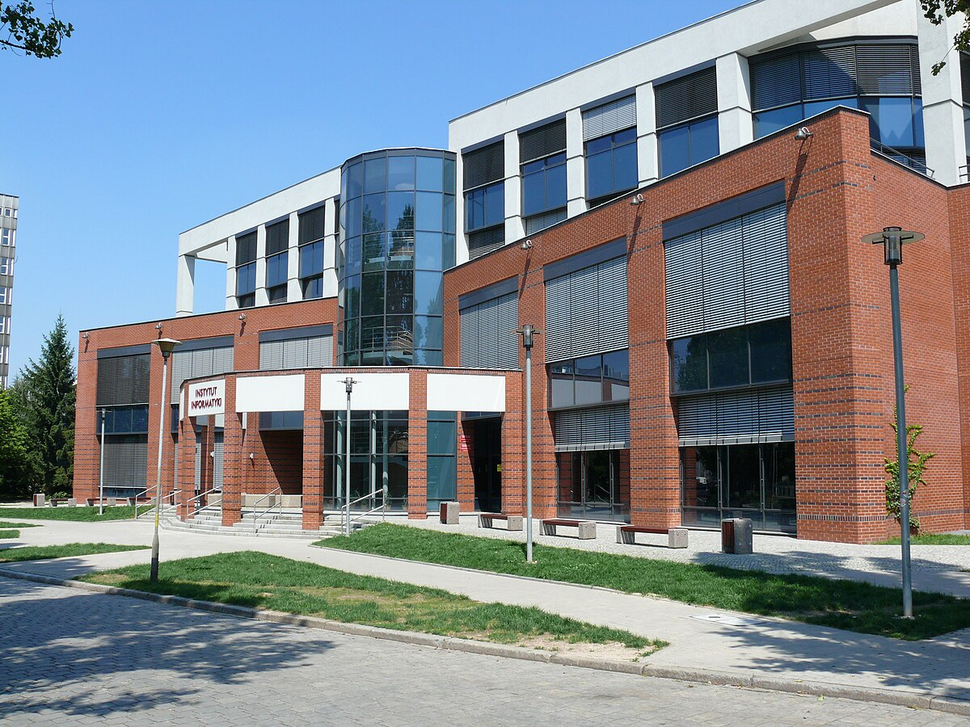
#> input picture Kurs Rozszerzony języka Python/lista10/image.png, 970 x 727 px, shrunk from 1200 x 900 before the run
$ python zad4.py
#> lines starting #> are read from the running program, lines starting #| are printed output that depends on the picture; after the words box and inside, x2 and y2 are one past the last pixel; in counts of white or black regions, pixels touching at a corner belong together
#> further down, img is the input picture: shape (727, 970, 3) float32; mean R, G, B 0.493, 0.527, 0.557
import numpy as np
import matplotlib.image as mpimg
import matplotlib.pyplot as plt

'''
Rezulaty dzialania programu nie sa najladniejsze,
ale wykorzystuja numpy oraz spelniaja warunki zadania.
'''

def is_gray(img):
    E = 0.08
    r = img[:, :, 0].copy()
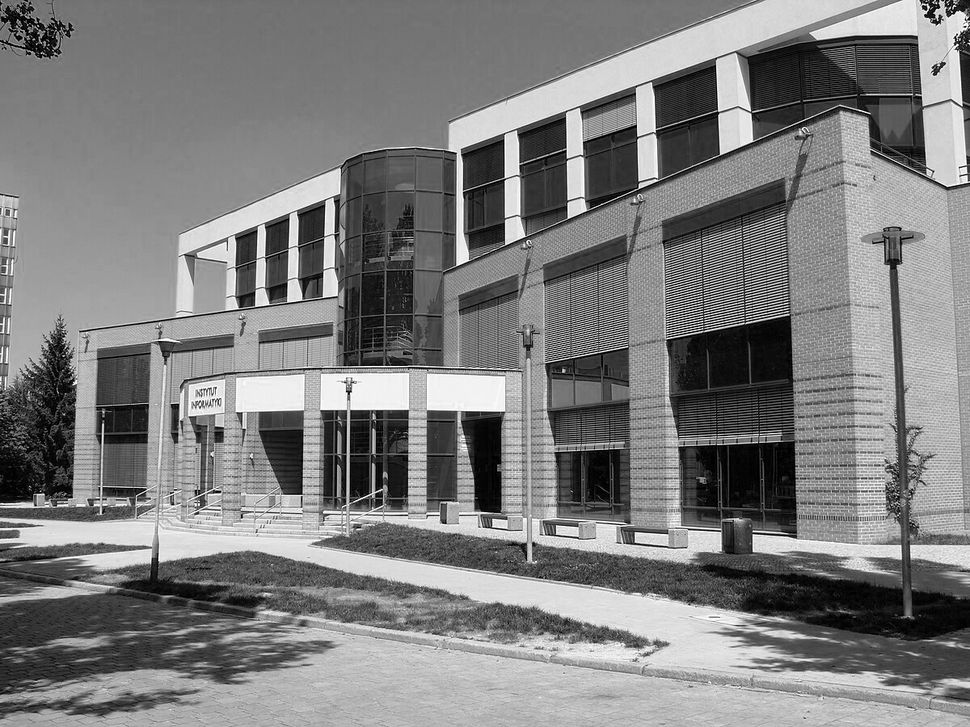
#> r: shape (727, 970) float32; min 0, max 1, mean 0.493
    g = img[:, :, 1].copy()
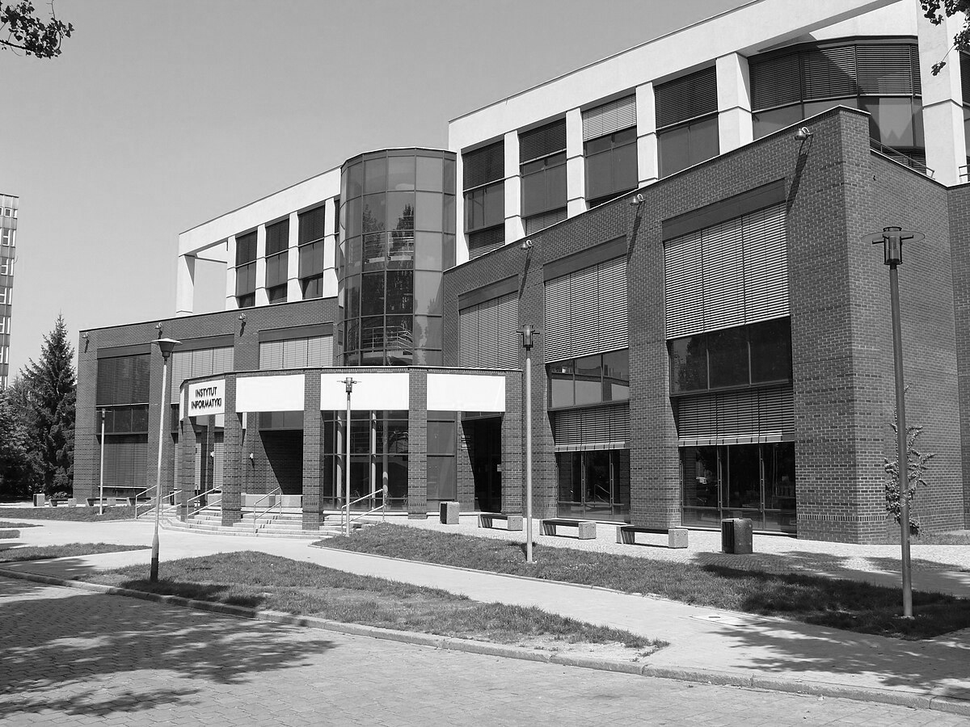
#> g: shape (727, 970) float32; min 0, max 1, mean 0.527
    b = img[:, :, 2].copy()
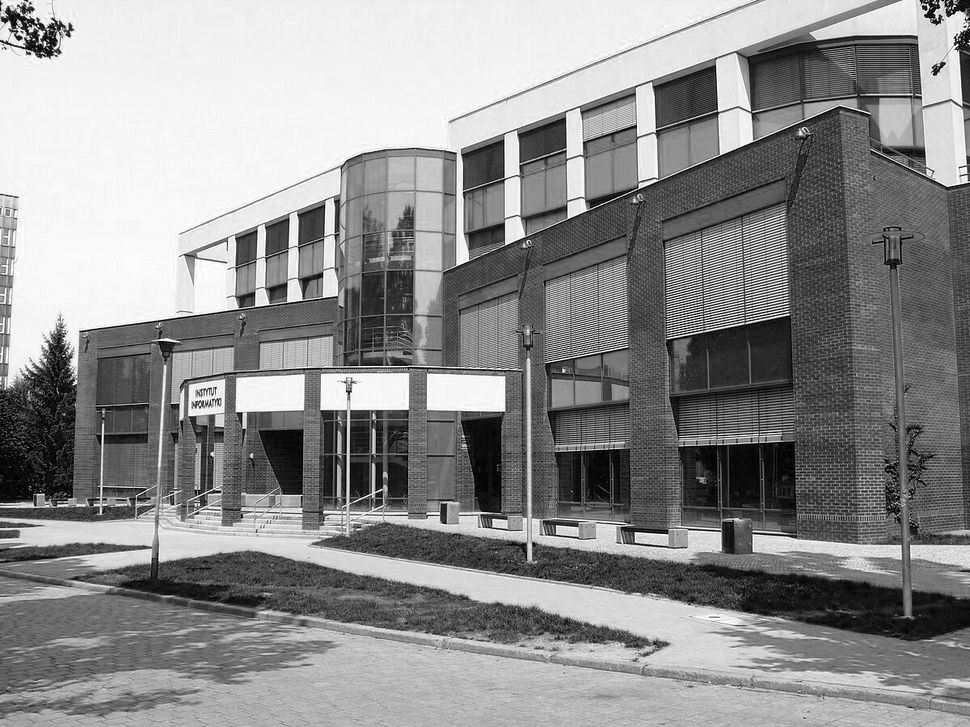
#> b: shape (727, 970) float32; min 0, max 1, mean 0.557
    return np.logical_and(abs(r - g) < E, abs(r - b) < E, abs(g - b) < E)
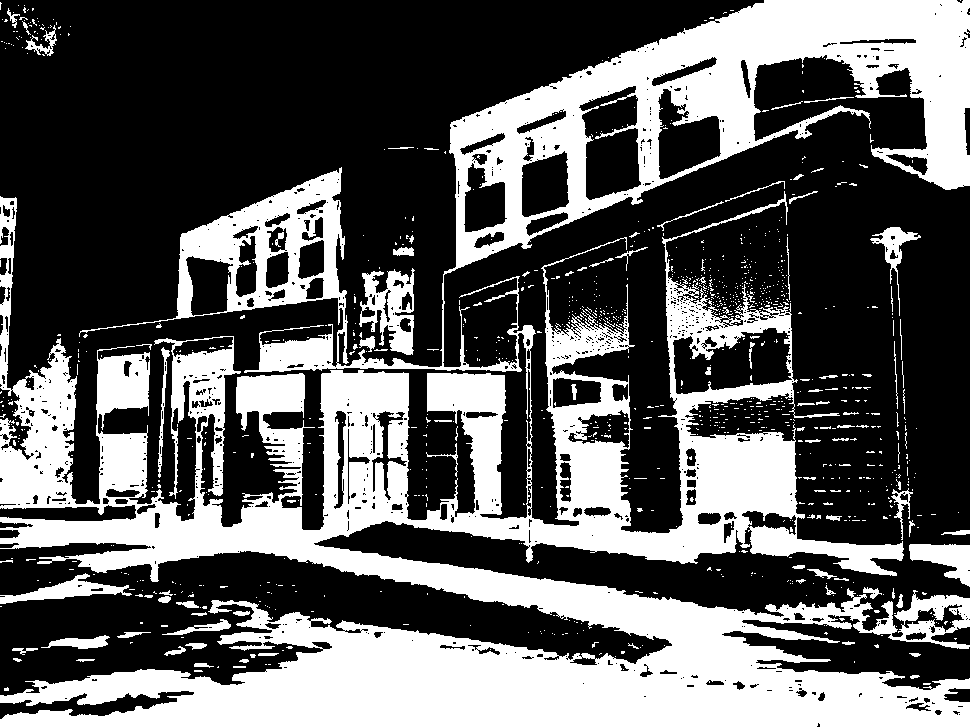
#> returned value: shape (727, 970) bool; 36.6% white; 1030 white regions (931 under 20 px), largest, box (x1, y1, x2, y2) and area: (0, 0, 970, 727) 242537, (359, 268, 415, 355) 2517, (909, 544, 970, 587) 1446

def get_mask(img, cords):
    SHIFT = 70

    colors = img.copy()
    colors[cords] = 0

    mask = colors.copy()
    mask = np.where(mask == 0, np.roll(colors, SHIFT, axis=0), mask)
    mask = np.where(mask == 0, np.roll(colors, -SHIFT, axis=0), mask)
    mask = np.where(mask == 0, np.roll(colors, SHIFT, axis=1), mask)
    mask = np.where(mask == 0, np.roll(colors, -SHIFT, axis=1), mask)

    return mask

img = mpimg.imread("image.png")
org_img = img.copy()
happy_img = img.copy()
sad_img = img.copy()

gray_cords = is_gray(img)
not_gray_cords = np.logical_not(gray_cords)

happy_img[gray_cords] = get_mask(img, gray_cords)[gray_cords]
sad_img[not_gray_cords] = get_mask(img, not_gray_cords)[not_gray_cords]
#> in get_mask (call 2), `colors[cords] = 0`:
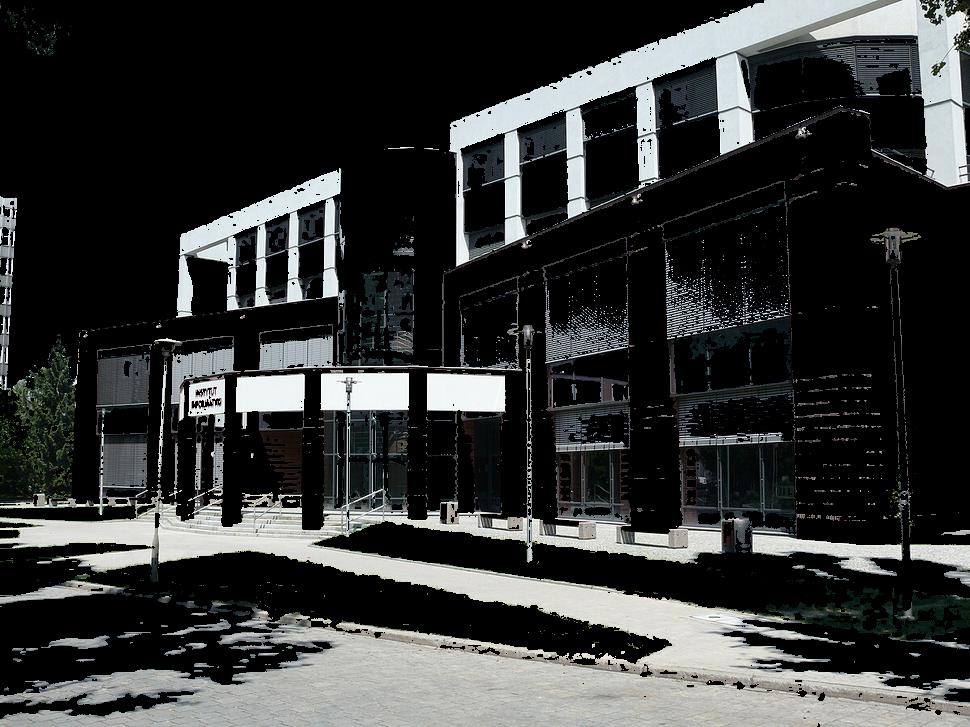
#> colors: shape (727, 970, 3) float32; mean R, G, B 0.207, 0.214, 0.211
#> in get_mask (call 2), `mask = np.where(mask == 0, np.roll(colors, -SHIFT, axis=1), mask)`:
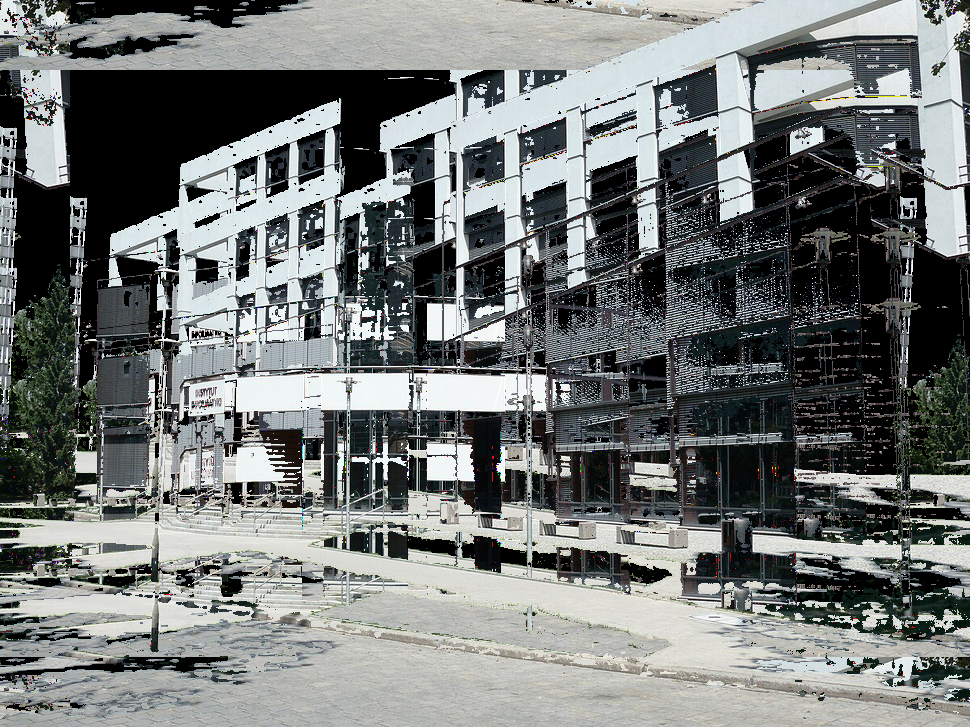
#> mask: shape (727, 970, 3) float32; mean R, G, B 0.454, 0.469, 0.465

plt.subplot(1, 3, 1)
plt.title('Original')
plt.imshow(org_img)
plt.axis('off')

plt.subplot(1, 3, 2)
plt.title('Happier')
plt.imshow(happy_img)
plt.axis('off')

plt.subplot(1, 3, 3)
plt.title('Sadder')
plt.imshow(sad_img)
plt.axis('off')

plt.show()
